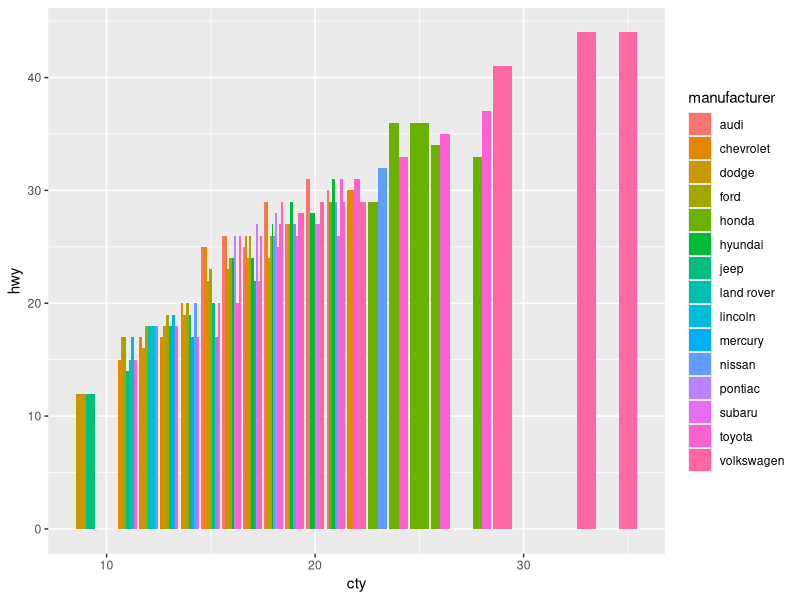

Write R code to recreate this figure.
## ---- chunk 1
knitr::opts_chunk$set(echo = FALSE)
library(tidyverse)

## ---- chunk 2
mpg1 <- mpg %>% 
  mutate(manufacturer = as.factor(manufacturer))
ggplot(mpg1, aes(cty, hwy, fill = manufacturer)) +
  geom_col(position = "dodge")

